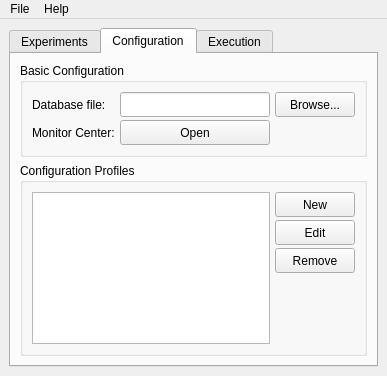
<?xml version="1.0" encoding="UTF-8"?>
<ui version="4.0">
 <class>sacaddeApp</class>
 <widget class="QMainWindow" name="sacaddeApp">
  <property name="geometry">
   <rect>
    <x>0</x>
    <y>0</y>
    <width>380</width>
    <height>372</height>
   </rect>
  </property>
  <property name="maximumSize">
   <size>
    <width>700</width>
    <height>600</height>
   </size>
  </property>
  <property name="windowTitle">
   <string>saccadeApp</string>
  </property>
  <widget class="QWidget" name="layvert_main">
   <layout class="QVBoxLayout" name="verticalLayout">
    <item>
     <widget class="QTabWidget" name="tab_widget">
      <property name="currentIndex">
       <number>1</number>
      </property>
      <widget class="QWidget" name="tab_experiment">
       <attribute name="title">
        <string>Experiments</string>
       </attribute>
       <layout class="QHBoxLayout" name="horizontalLayout">
        <item>
         <widget class="QTreeView" name="trview_experiment">
          <property name="minimumSize">
           <size>
            <width>250</width>
            <height>200</height>
           </size>
          </property>
          <property name="horizontalScrollBarPolicy">
           <enum>Qt::ScrollBarAlwaysOff</enum>
          </property>
         </widget>
        </item>
        <item>
         <layout class="QVBoxLayout" name="tab_btn_experiment">
          <property name="spacing">
           <number>3</number>
          </property>
          <item>
           <widget class="QPushButton" name="btn_new_experiment">
            <property name="minimumSize">
             <size>
              <width>80</width>
              <height>25</height>
             </size>
            </property>
            <property name="maximumSize">
             <size>
              <width>16777215</width>
              <height>25</height>
             </size>
            </property>
            <property name="text">
             <string>New</string>
            </property>
           </widget>
          </item>
          <item>
           <widget class="QPushButton" name="btn_edit_experiment">
            <property name="minimumSize">
             <size>
              <width>80</width>
              <height>25</height>
             </size>
            </property>
            <property name="maximumSize">
             <size>
              <width>16777215</width>
              <height>25</height>
             </size>
            </property>
            <property name="text">
             <string>Edit</string>
            </property>
           </widget>
          </item>
          <item>
           <widget class="QPushButton" name="btn_remove_experiment">
            <property name="minimumSize">
             <size>
              <width>80</width>
              <height>25</height>
             </size>
            </property>
            <property name="maximumSize">
             <size>
              <width>16777215</width>
              <height>25</height>
             </size>
            </property>
            <property name="text">
             <string>Remove</string>
            </property>
           </widget>
          </item>
          <item>
           <spacer name="spavert_01">
            <property name="orientation">
             <enum>Qt::Vertical</enum>
            </property>
            <property name="sizeHint" stdset="0">
             <size>
              <width>20</width>
              <height>40</height>
             </size>
            </property>
           </spacer>
          </item>
         </layout>
        </item>
       </layout>
      </widget>
      <widget class="QWidget" name="tab_configuration">
       <attribute name="title">
        <string>Configuration</string>
       </attribute>
       <layout class="QVBoxLayout" name="verticalLayout_2">
        <item>
         <widget class="QGroupBox" name="gbox_basic">
          <property name="sizePolicy">
           <sizepolicy hsizetype="Preferred" vsizetype="Fixed">
            <horstretch>0</horstretch>
            <verstretch>0</verstretch>
           </sizepolicy>
          </property>
          <property name="title">
           <string>Basic Configuration</string>
          </property>
          <layout class="QGridLayout" name="gridLayout_2">
           <property name="horizontalSpacing">
            <number>5</number>
           </property>
           <property name="verticalSpacing">
            <number>3</number>
           </property>
           <item row="0" column="0">
            <widget class="QLabel" name="lbl_database">
             <property name="minimumSize">
              <size>
               <width>0</width>
               <height>25</height>
              </size>
             </property>
             <property name="maximumSize">
              <size>
               <width>16777215</width>
               <height>25</height>
              </size>
             </property>
             <property name="text">
              <string>Database file:</string>
             </property>
            </widget>
           </item>
           <item row="1" column="0">
            <widget class="QLabel" name="lbl_monitors">
             <property name="minimumSize">
              <size>
               <width>0</width>
               <height>25</height>
              </size>
             </property>
             <property name="maximumSize">
              <size>
               <width>16777215</width>
               <height>25</height>
              </size>
             </property>
             <property name="text">
              <string>Monitor Center:</string>
             </property>
            </widget>
           </item>
           <item row="0" column="1">
            <widget class="QLineEdit" name="txtline_database">
             <property name="minimumSize">
              <size>
               <width>150</width>
               <height>25</height>
              </size>
             </property>
             <property name="maximumSize">
              <size>
               <width>16777215</width>
               <height>25</height>
              </size>
             </property>
             <property name="text">
              <string/>
             </property>
            </widget>
           </item>
           <item row="0" column="2">
            <widget class="QPushButton" name="btn_database">
             <property name="minimumSize">
              <size>
               <width>80</width>
               <height>25</height>
              </size>
             </property>
             <property name="maximumSize">
              <size>
               <width>80</width>
               <height>25</height>
              </size>
             </property>
             <property name="text">
              <string>Browse...</string>
             </property>
            </widget>
           </item>
           <item row="1" column="1">
            <widget class="QPushButton" name="pushButton">
             <property name="minimumSize">
              <size>
               <width>150</width>
               <height>25</height>
              </size>
             </property>
             <property name="maximumSize">
              <size>
               <width>16777215</width>
               <height>25</height>
              </size>
             </property>
             <property name="text">
              <string>Open</string>
             </property>
            </widget>
           </item>
          </layout>
         </widget>
        </item>
        <item>
         <widget class="QGroupBox" name="gbox_profile">
          <property name="title">
           <string>Configuration Profiles</string>
          </property>
          <layout class="QHBoxLayout" name="horizontalLayout_2">
           <property name="spacing">
            <number>5</number>
           </property>
           <item>
            <widget class="QListView" name="lstview_profile">
             <property name="minimumSize">
              <size>
               <width>230</width>
               <height>150</height>
              </size>
             </property>
             <property name="horizontalScrollBarPolicy">
              <enum>Qt::ScrollBarAlwaysOff</enum>
             </property>
            </widget>
           </item>
           <item>
            <layout class="QVBoxLayout" name="tab_btn_profile">
             <property name="spacing">
              <number>3</number>
             </property>
             <item>
              <widget class="QPushButton" name="btn_new_profile">
               <property name="minimumSize">
                <size>
                 <width>80</width>
                 <height>25</height>
                </size>
               </property>
               <property name="maximumSize">
                <size>
                 <width>16777215</width>
                 <height>25</height>
                </size>
               </property>
               <property name="text">
                <string>New</string>
               </property>
              </widget>
             </item>
             <item>
              <widget class="QPushButton" name="btn_edit_profile">
               <property name="minimumSize">
                <size>
                 <width>80</width>
                 <height>25</height>
                </size>
               </property>
               <property name="maximumSize">
                <size>
                 <width>16777215</width>
                 <height>25</height>
                </size>
               </property>
               <property name="text">
                <string>Edit</string>
               </property>
              </widget>
             </item>
             <item>
              <widget class="QPushButton" name="btn_remove_profile">
               <property name="minimumSize">
                <size>
                 <width>80</width>
                 <height>25</height>
                </size>
               </property>
               <property name="maximumSize">
                <size>
                 <width>16777215</width>
                 <height>25</height>
                </size>
               </property>
               <property name="text">
                <string>Remove</string>
               </property>
              </widget>
             </item>
             <item>
              <spacer name="spavert_02">
               <property name="orientation">
                <enum>Qt::Vertical</enum>
               </property>
               <property name="sizeHint" stdset="0">
                <size>
                 <width>20</width>
                 <height>40</height>
                </size>
               </property>
              </spacer>
             </item>
            </layout>
           </item>
          </layout>
         </widget>
        </item>
       </layout>
      </widget>
      <widget class="QWidget" name="tab_execution">
       <attribute name="title">
        <string>Execution</string>
       </attribute>
       <layout class="QVBoxLayout" name="verticalLayout_3">
        <item>
         <spacer name="spavert_04">
          <property name="orientation">
           <enum>Qt::Vertical</enum>
          </property>
          <property name="sizeHint" stdset="0">
           <size>
            <width>20</width>
            <height>40</height>
           </size>
          </property>
         </spacer>
        </item>
        <item>
         <layout class="QHBoxLayout" name="layhor_execution">
          <item>
           <spacer name="spahor_01">
            <property name="orientation">
             <enum>Qt::Horizontal</enum>
            </property>
            <property name="sizeHint" stdset="0">
             <size>
              <width>40</width>
              <height>20</height>
             </size>
            </property>
           </spacer>
          </item>
          <item>
           <widget class="QGroupBox" name="layver_execution">
            <property name="layoutDirection">
             <enum>Qt::LeftToRight</enum>
            </property>
            <property name="title">
             <string/>
            </property>
            <property name="alignment">
             <set>Qt::AlignCenter</set>
            </property>
            <layout class="QVBoxLayout" name="verticalLayout_4">
             <property name="spacing">
              <number>5</number>
             </property>
             <item>
              <layout class="QFormLayout" name="layform_execution">
               <property name="labelAlignment">
                <set>Qt::AlignRight|Qt::AlignTrailing|Qt::AlignVCenter</set>
               </property>
               <property name="horizontalSpacing">
                <number>5</number>
               </property>
               <property name="verticalSpacing">
                <number>3</number>
               </property>
               <item row="0" column="0">
                <widget class="QLabel" name="lbl_execute_experiment">
                 <property name="minimumSize">
                  <size>
                   <width>0</width>
                   <height>25</height>
                  </size>
                 </property>
                 <property name="maximumSize">
                  <size>
                   <width>16777215</width>
                   <height>25</height>
                  </size>
                 </property>
                 <property name="text">
                  <string>Experiment:</string>
                 </property>
                 <property name="alignment">
                  <set>Qt::AlignRight|Qt::AlignTrailing|Qt::AlignVCenter</set>
                 </property>
                </widget>
               </item>
               <item row="0" column="1">
                <widget class="QComboBox" name="cobox_execute_experiment">
                 <property name="minimumSize">
                  <size>
                   <width>200</width>
                   <height>25</height>
                  </size>
                 </property>
                 <property name="maximumSize">
                  <size>
                   <width>16777215</width>
                   <height>25</height>
                  </size>
                 </property>
                </widget>
               </item>
               <item row="1" column="0">
                <widget class="QLabel" name="lbl_execute_configuration">
                 <property name="minimumSize">
                  <size>
                   <width>0</width>
                   <height>25</height>
                  </size>
                 </property>
                 <property name="maximumSize">
                  <size>
                   <width>16777215</width>
                   <height>25</height>
                  </size>
                 </property>
                 <property name="text">
                  <string>Configuration:</string>
                 </property>
                 <property name="alignment">
                  <set>Qt::AlignRight|Qt::AlignTrailing|Qt::AlignVCenter</set>
                 </property>
                </widget>
               </item>
               <item row="1" column="1">
                <widget class="QComboBox" name="cobox_execute_configuration">
                 <property name="minimumSize">
                  <size>
                   <width>200</width>
                   <height>25</height>
                  </size>
                 </property>
                 <property name="maximumSize">
                  <size>
                   <width>16777215</width>
                   <height>25</height>
                  </size>
                 </property>
                </widget>
               </item>
               <item row="2" column="1">
                <widget class="QCheckBox" name="ckbox_execute_frames">
                 <property name="text">
                  <string>Save experiment frames</string>
                 </property>
                </widget>
               </item>
              </layout>
             </item>
             <item>
              <layout class="QHBoxLayout" name="layhor_btn_execute">
               <property name="spacing">
                <number>0</number>
               </property>
               <item>
                <widget class="QPushButton" name="btn_execute">
                 <property name="minimumSize">
                  <size>
                   <width>80</width>
                   <height>40</height>
                  </size>
                 </property>
                 <property name="maximumSize">
                  <size>
                   <width>100</width>
                   <height>40</height>
                  </size>
                 </property>
                 <property name="text">
                  <string>Execute</string>
                 </property>
                </widget>
               </item>
              </layout>
             </item>
            </layout>
           </widget>
          </item>
          <item>
           <spacer name="spahor_02">
            <property name="orientation">
             <enum>Qt::Horizontal</enum>
            </property>
            <property name="sizeHint" stdset="0">
             <size>
              <width>40</width>
              <height>20</height>
             </size>
            </property>
           </spacer>
          </item>
         </layout>
        </item>
        <item>
         <spacer name="spavert_05">
          <property name="orientation">
           <enum>Qt::Vertical</enum>
          </property>
          <property name="sizeHint" stdset="0">
           <size>
            <width>20</width>
            <height>40</height>
           </size>
          </property>
         </spacer>
        </item>
       </layout>
      </widget>
     </widget>
    </item>
   </layout>
  </widget>
  <widget class="QMenuBar" name="menubar_main">
   <property name="geometry">
    <rect>
     <x>0</x>
     <y>0</y>
     <width>380</width>
     <height>21</height>
    </rect>
   </property>
   <widget class="QMenu" name="menu_file">
    <property name="title">
     <string>File</string>
    </property>
    <addaction name="item_exit"/>
   </widget>
   <widget class="QMenu" name="menu_help">
    <property name="title">
     <string>Help</string>
    </property>
    <addaction name="item_documentation"/>
    <addaction name="separator"/>
    <addaction name="item_about"/>
   </widget>
   <addaction name="menu_file"/>
   <addaction name="menu_help"/>
  </widget>
  <action name="item_exit">
   <property name="text">
    <string>Exit</string>
   </property>
  </action>
  <action name="item_documentation">
   <property name="text">
    <string>Documentation</string>
   </property>
  </action>
  <action name="item_about">
   <property name="text">
    <string>About</string>
   </property>
  </action>
  <action name="actionSome_shit">
   <property name="text">
    <string>Some shit</string>
   </property>
  </action>
 </widget>
 <resources/>
 <connections/>
</ui>
